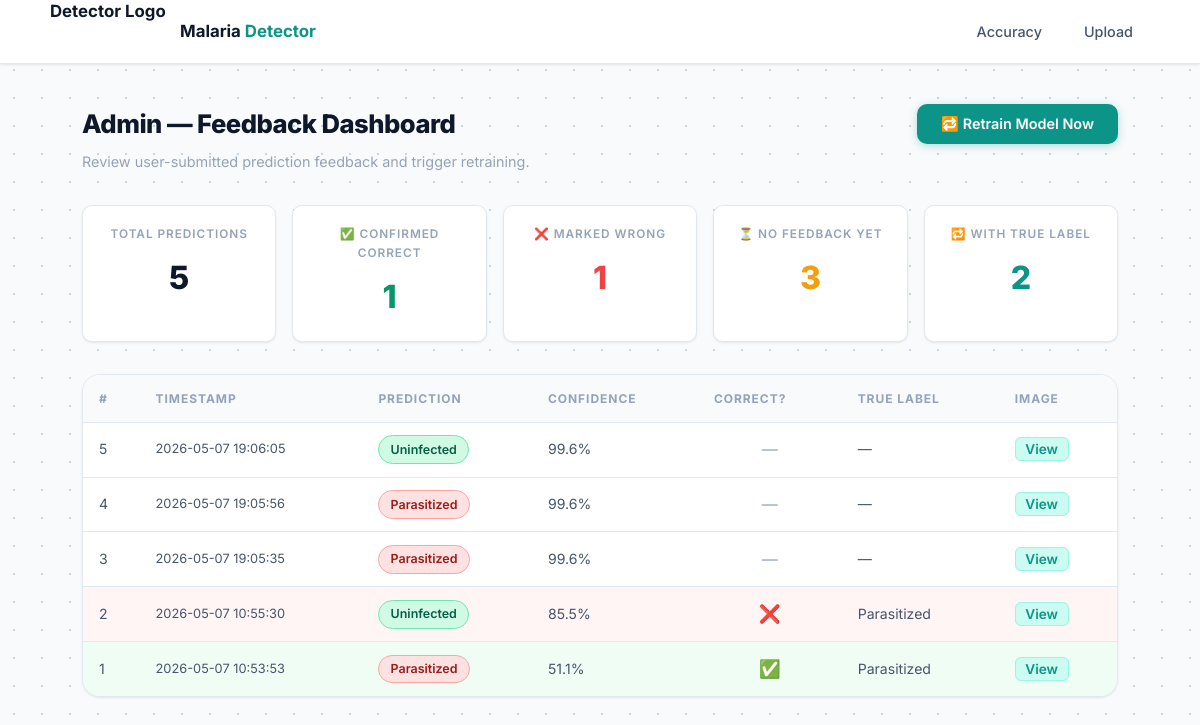
Page /admin/feedback on the committed database.
### tables this page shows
CREATE TABLE feedback (
            id               INTEGER PRIMARY KEY AUTOINCREMENT,
            image_path       TEXT    NOT NULL,
            model_prediction TEXT    NOT NULL,
            confidence       REAL    NOT NULL,
            true_label       TEXT,
            is_correct       INTEGER,
            timestamp        TEXT    NOT NULL
        );

### app.py (the view)
@app.route("/admin/feedback")
def admin_feedback():
    conn = sqlite3.connect(DB_PATH)
    c = conn.cursor()
    c.execute("SELECT * FROM feedback ORDER BY timestamp DESC")
    rows = c.fetchall()
    conn.close()
    total     = len(rows)
    correct   = sum(1 for r in rows if r[5] == 1)
    wrong     = sum(1 for r in rows if r[5] == 0)
    pending   = sum(1 for r in rows if r[5] is None)
    corrected = sum(1 for r in rows if r[4] is not None)
    return render_template(
        "admin_feedback.html",
        rows=rows,
        total=total,
        correct=correct,
        wrong=wrong,
        pending=pending,
        corrected=corrected,
    )

### templates/admin_feedback.html (shortened to what this page needs)
{% extends 'base.html' %}
{% block content %}
<div class="admin-header">
  <div>
    <h1 class="admin-title">Admin — Feedback Dashboard</h1>
    <p class="admin-subtitle">Review user-submitted prediction feedback and trigger retraining.</p>
  </div>
  <form action="/admin/retrain" method="POST" onsubmit="return confirmRetrain()">
    <button type="submit" class="btn-retrain">🔁 Retrain Model Now</button>
  </form>
</div>
<div class="admin-stats">
  <div class="admin-stat-card">
    <span>Total Predictions</span>
    <strong>{{ total }}</strong>
  </div>
  <div class="admin-stat-card correct">
    <span>✅ Confirmed Correct</span>
    <strong>{{ correct }}</strong>
  </div>
  <div class="admin-stat-card wrong">
    <span>❌ Marked Wrong</span>
    <strong>{{ wrong }}</strong>
  </div>
  <div class="admin-stat-card pending">
    <span>⏳ No Feedback Yet</span>
    <strong>{{ pending }}</strong>
  </div>
  <div class="admin-stat-card corrected">
    <span>🔁 With True Label</span>
    <strong>{{ corrected }}</strong>
  </div>
</div>
{% if rows %}
<div class="admin-table-wrap">
  <table class="admin-table">
    <thead>
      <tr>
        <th>#</th>
        <th>Timestamp</th>
        <th>Prediction</th>
        <th>Confidence</th>
        <th>Correct?</th>
        <th>True Label</th>
        <th>Image</th>
      </tr>
    </thead>
    <tbody>
      {% for r in rows %}
      <tr class="{% if r[5] == 1 %}row-correct{% elif r[5] == 0 %}row-wrong{% else %}row-pending{% endif %}">
        <td>{{ r[0] }}</td>
        <td class="td-timestamp">{{ r[6][:19].replace('T', ' ') }}</td>
        <td>
          <span class="pred-badge {{ r[2]|lower }}">{{ r[2] }}</span>
        </td>
        <td>{{ "%.1f"|format(r[3] * 100) }}%</td>
        <td class="td-verdict">
          {% if r[5] == 1 %}✅{% elif r[5] == 0 %}❌{% else %}<span class="badge-pending">—</span>{% endif %}
        </td>
        <td>{{ r[4] if r[4] else '—' }}</td>
        <td>
          <a href="/{{ r[1].replace('\\', '/') }}" target="_blank" class="img-link">View</a>
        </td>
      </tr>
      {% endfor %}
    </tbody>
  </table>
</div>
{% else %}
  {% if not retrain_output %}
  <div class="empty-state">
    <p>📭 No feedback collected yet. Upload and analyse some images to get started.</p>
  </div>
  {% endif %}
{% endif %}
{% endblock %}

### templates/base.html (shortened to what this page needs)
<!DOCTYPE html>
<html lang="en">
<head>
  <link rel="stylesheet" href="{{ url_for('static', filename='css/style.css') }}">
</head>
<body>
  <nav class="navbar">
    <div class="navbar-container">
      <a href="{{ url_for('index') }}" class="navbar-brand">
        <img
          src="/logo.png"
          alt="Malaria Detector Logo"
          class="navbar-logo-img">
        <span class="brand-text">
          Malaria <span class="brand-accent">Detector</span>
        </span>
      </a>
      <ul class="navbar-nav">
        <li><a href="{{ url_for('index') }}"
            class="nav-link {% if active_tab == 'home' %}active{% endif %}">Accuracy</a></li>
        <li><a href="{{ url_for('upload') }}"
            class="nav-link {% if active_tab == 'upload' %}active{% endif %}">Upload</a></li>
      </ul>
    </div>
  </nav>
  <div class="page-shell">
    <main class="page-content">
      {% block content %}{% endblock %}
    </main>
  </div>
</body>
</html>

### rows in the picture
feedback: id "5", timestamp "2026-05-07 19:06:05", model_prediction "Uninfected", r[3]*100 "99.6", r "—"
feedback: id "4", timestamp "2026-05-07 19:05:56", model_prediction "Parasitized", r[3]*100 "99.6", r "—"
feedback: id "3", timestamp "2026-05-07 19:05:35", model_prediction "Parasitized", r[3]*100 "99.6", r "—"
feedback: id "2", timestamp "2026-05-07 10:55:30", model_prediction "Uninfected", r[3]*100 "85.5", true_label "Parasitized"
feedback: id "1", timestamp "2026-05-07 10:53:53", model_prediction "Parasitized", r[3]*100 "51.1", true_label "Parasitized"

### other values in the picture
{{ total }} "5"
{{ correct }} "1"
{{ wrong }} "1"
{{ pending }} "3"
{{ corrected }} "2"
